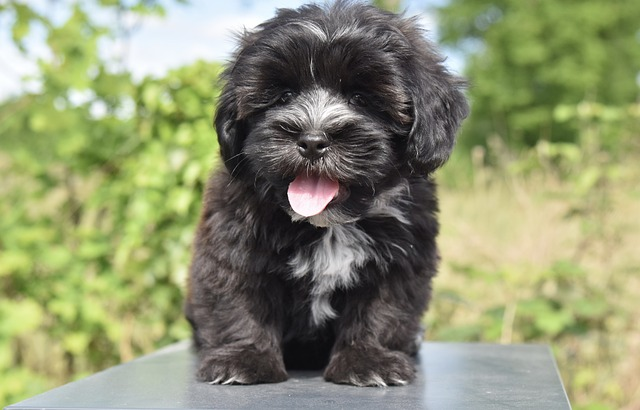
#> input picture bitwise/dog.jpg, 640 x 410 px
$ python mask.py
#> lines starting #> are read from the running program, lines starting #| are printed output that depends on the picture; after the words box and inside, x2 and y2 are one past the last pixel; in counts of white or black regions, pixels touching at a corner belong together
import cv2 as cv
import numpy as np

img=cv.imread('dog.jpg')
#> img is the input picture: shape (410, 640, 3); mean B, G, R 113.3, 147.4, 142.2
cv.imshow('img',img)

blank=np.zeros((img.shape[:2]),dtype='uint8')

circle=cv.circle(blank.copy(),(img.shape[1]//2 ,img.shape[1]//2 -100 ),200,255,-1)
cv.imshow('circle',circle)
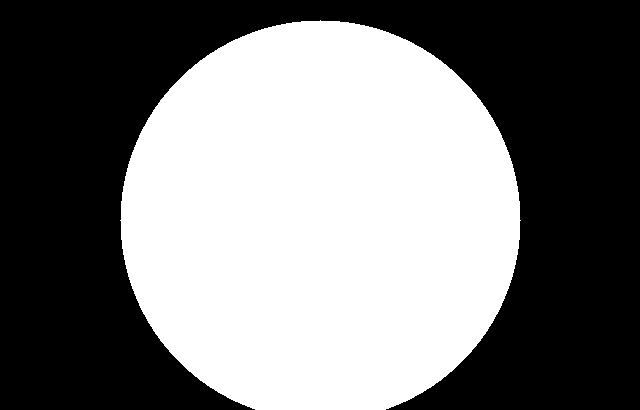
#> window 'circle': shape (410, 640); 47.5% white; 1 white region, box (x1, y1, x2, y2) and area: (120, 20, 521, 410) 124736

mask=cv.bitwise_and(img,img,mask=circle)
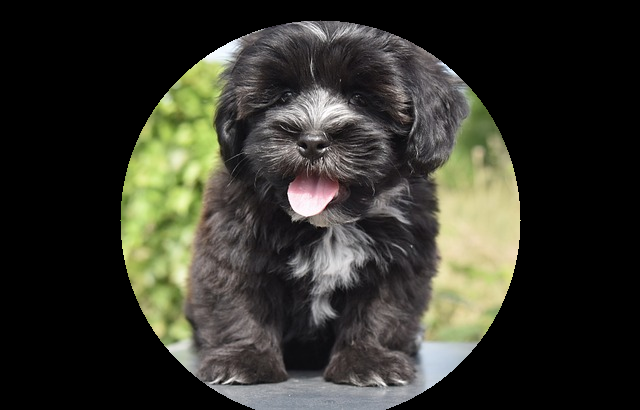
#> mask: shape (410, 640, 3); mean B, G, R 43.6, 52.2, 52.4
cv.imshow('mask',mask)

cv.waitKey(0)
